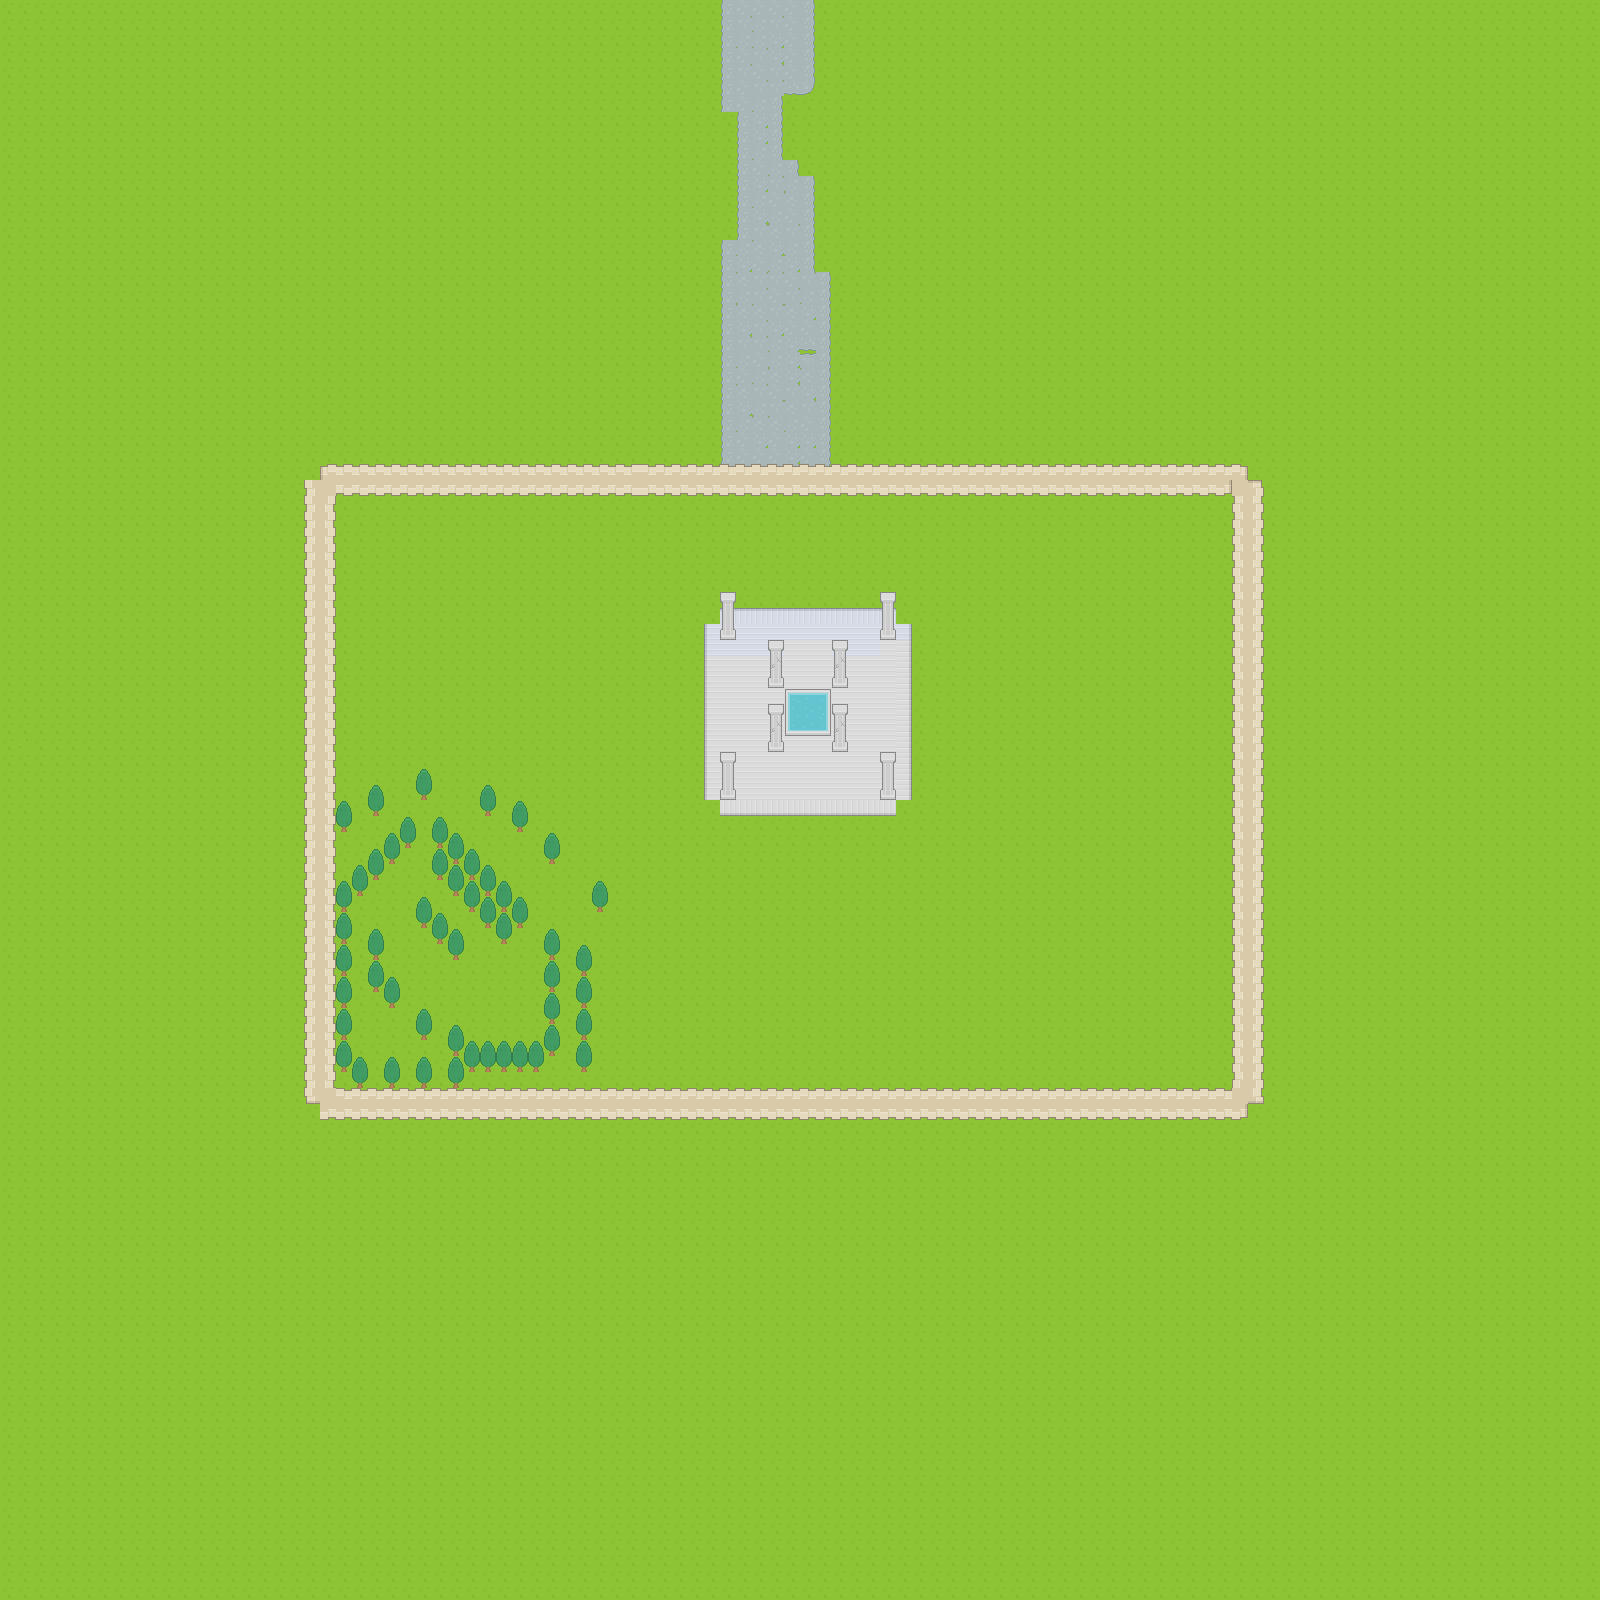

This game map was drawn from its Tiled (.tmx) file and the tilesets committed beside it. A one-line description and the trimmed map source follow:
An orthogonal 100x100 tile map with 16x16 px tiles, 3 tile layers (ground, Roads, Collision_layer).

<map version="1.2" tiledversion="1.3.1" orientation="orthogonal" renderorder="right-down" compressionlevel="0" width="100" height="100" tilewidth="16" tileheight="16" infinite="0" nextlayerid="14" nextobjectid="6">
 <editorsettings>
  <export target="../../../../../../Documents/honors/TIle_Grphics/Tiled/RogueLikeMap.json" format="json" />
 </editorsettings>
 <tileset firstgid="1" source="RogueLike.tsx" />
 <layer id="1" name="ground" width="100" height="100">
  <data>[10000 cells, 10000 non-empty, 2 distinct tile ids]</data>
 </layer>
 <layer id="12" name="Roads" width="100" height="100">
  <data>[10000 cells, 341 non-empty, 15 distinct tile ids]</data>
 </layer>
 <layer id="2" name="Collision_layer" width="100" height="100">
  <data>[10000 cells, 523 non-empty, 21 distinct tile ids]</data>
 </layer>
</map>
